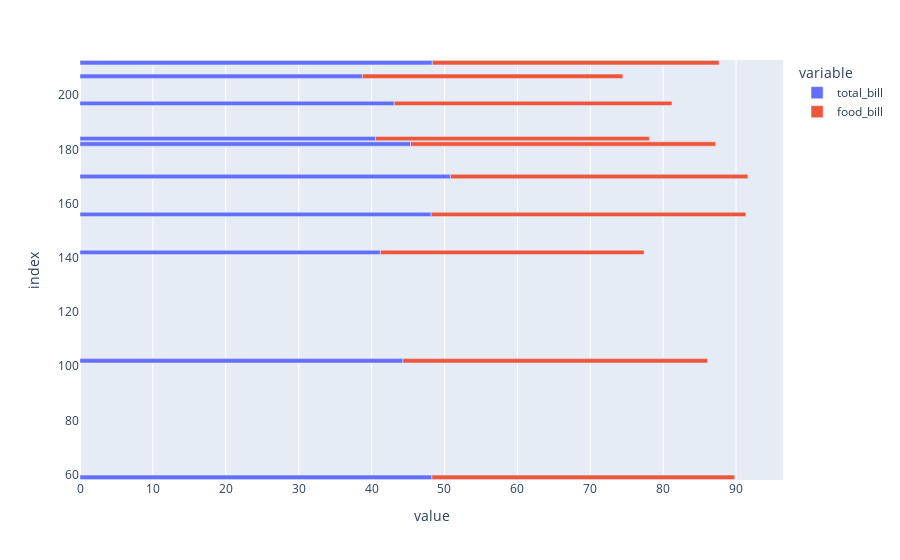

The notebook cell saved with this chart:
### Markdown cell above
##### general syntax for plotly express 

px.func(dataframe, colname, colname2, othersettings)

### Code cell
px.bar(tips.head(10),['total_bill', 'food_bill'])

### Figure 1 — Plotly figure (JSON) as saved in the notebook; plotly's stock layout.template omitted (floating-point values rounded to 4 significant figures)
{"data": [{"alignmentgroup": "True", "hovertemplate": "variable=total_bill<br>value=%{x}<br>index=%{y}<extra></extra>", "legendgroup": "total_bill", "marker": {"color": "#636efa", "pattern": {"shape": ""}}, "name": "total_bill", "offsetgroup": "total_bill", "orientation": "h", "showlegend": true, "textposition": "auto", "type": "bar", "x": [48.17, 45.35, 44.3, 48.27, 50.81, 48.33, 43.11, 40.55, 41.19, 38.73], "xaxis": "x", "y": [156, 182, 102, 59, 170, 212, 197, 184, 142, 207], "yaxis": "y"}, {"alignmentgroup": "True", "hovertemplate": "variable=food_bill<br>value=%{x}<br>index=%{y}<extra></extra>", "legendgroup": "food_bill", "marker": {"color": "#EF553B", "pattern": {"shape": ""}}, "name": "food_bill", "offsetgroup": "food_bill", "orientation": "h", "showlegend": true, "textposition": "auto", "type": "bar", "x": [43.17, 41.85, 41.8, 41.54, 40.81, 39.33, 38.11, 37.55, 36.19, 35.73], "xaxis": "x", "y": [156, 182, 102, 59, 170, 212, 197, 184, 142, 207], "yaxis": "y"}], "layout": {"barmode": "relative", "legend": {"title": {"text": "variable"}, "tracegroupgap": 0}, "margin": {"t": 60}, "xaxis": {"anchor": "y", "domain": [0, 1], "title": {"text": "value"}}, "yaxis": {"anchor": "x", "domain": [0, 1], "title": {"text": "index"}}}}
